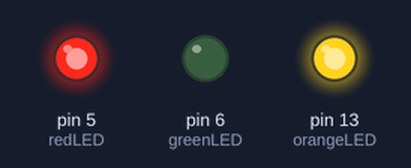
This sketch was run on a simulated Arduino Uno, built with avr-gcc and run on an emulated ATmega328P. On the bench: output pins drawn as LEDs (lit = HIGH).

Above: at 0.1 s.
At 4.1 s:
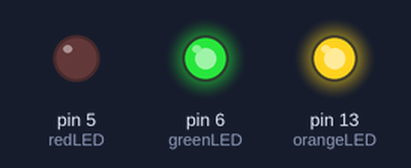
Timing chart, 0 to 5.6 s (numbered marks = the images above):
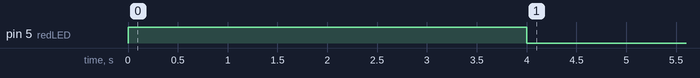

The sketch:

Sensor_Calibration_Signal.ino
```cpp
#define orangeLED 13
#define redLED 5
#define greenLED 6

void setup() {
  pinMode(orangeLED, OUTPUT);
  digitalWrite(orangeLED, HIGH);

  ledSensorCalibrationAcknowledgement();
}
void loop() {
}

void ledSensorCalibrationAcknowledgement(){

  pinMode(redLED, OUTPUT);
  pinMode(greenLED, OUTPUT);

  digitalWrite(redLED, HIGH);
  delay(4000);
  digitalWrite(redLED, LOW);
  digitalWrite(greenLED, HIGH);
}
```
